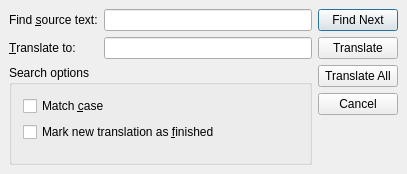
<?xml version="1.0" encoding="UTF-8"?>
<ui version="4.0">
 <comment>*********************************************************************
**
** Copyright (C) 2014 Digia Plc and/or its subsidiary(-ies).
** Contact: http://www.qt-project.org/legal
**
** This file is part of the Qt Linguist of the Qt Toolkit.
**
** $QT_BEGIN_LICENSE:LGPL$
** Commercial License Usage
** Licensees holding valid commercial Qt licenses may use this file in
** accordance with the commercial license agreement provided with the
** Software or, alternatively, in accordance with the terms contained in
** a written agreement between you and Digia.  For licensing terms and
** conditions see http://qt.digia.com/licensing.  For further information
** use the contact form at http://qt.digia.com/contact-us.
**
** GNU Lesser General Public License Usage
** Alternatively, this file may be used under the terms of the GNU Lesser
** General Public License version 2.1 as published by the Free Software
** Foundation and appearing in the file LICENSE.LGPL included in the
** packaging of this file.  Please review the following information to
** ensure the GNU Lesser General Public License version 2.1 requirements
** will be met: http://www.gnu.org/licenses/old-licenses/lgpl-2.1.html.
**
** In addition, as a special exception, Digia gives you certain additional
** rights.  These rights are described in the Digia Qt LGPL Exception
** version 1.1, included in the file LGPL_EXCEPTION.txt in this package.
**
** GNU General Public License Usage
** Alternatively, this file may be used under the terms of the GNU
** General Public License version 3.0 as published by the Free Software
** Foundation and appearing in the file LICENSE.GPL included in the
** packaging of this file.  Please review the following information to
** ensure the GNU General Public License version 3.0 requirements will be
** met: http://www.gnu.org/copyleft/gpl.html.
**
**
** $QT_END_LICENSE$
**
*********************************************************************</comment>
 <class>TranslateDialog</class>
 <widget class="QDialog" name="translateDialog">
  <property name="geometry">
   <rect>
    <x>0</x>
    <y>0</y>
    <width>407</width>
    <height>174</height>
   </rect>
  </property>
  <property name="sizePolicy">
   <sizepolicy hsizetype="Preferred" vsizetype="Maximum">
    <horstretch>0</horstretch>
    <verstretch>0</verstretch>
   </sizepolicy>
  </property>
  <property name="whatsThis">
   <string>This window allows you to search for some text in the translation source file.</string>
  </property>
  <layout class="QHBoxLayout">
   <property name="spacing">
    <number>6</number>
   </property>
   <property name="margin">
    <number>9</number>
   </property>
   <item>
    <layout class="QVBoxLayout">
     <property name="spacing">
      <number>6</number>
     </property>
     <property name="margin">
      <number>0</number>
     </property>
     <item>
      <layout class="QGridLayout">
       <property name="margin">
        <number>0</number>
       </property>
       <property name="spacing">
        <number>6</number>
       </property>
       <item row="1" column="1">
        <widget class="QLineEdit" name="ledTranslateTo">
         <property name="whatsThis">
          <string>Type in the text to search for.</string>
         </property>
        </widget>
       </item>
       <item row="0" column="0">
        <widget class="QLabel" name="findWhat">
         <property name="text">
          <string>Find &amp;source text:</string>
         </property>
         <property name="buddy">
          <cstring>ledFindWhat</cstring>
         </property>
        </widget>
       </item>
       <item row="1" column="0">
        <widget class="QLabel" name="translateTo">
         <property name="text">
          <string>&amp;Translate to:</string>
         </property>
         <property name="buddy">
          <cstring>ledTranslateTo</cstring>
         </property>
        </widget>
       </item>
       <item row="0" column="1">
        <widget class="QLineEdit" name="ledFindWhat">
         <property name="whatsThis">
          <string>Type in the text to search for.</string>
         </property>
        </widget>
       </item>
      </layout>
     </item>
     <item>
      <widget class="QGroupBox" name="groupBox">
       <property name="title">
        <string>Search options</string>
       </property>
       <layout class="QVBoxLayout">
        <item>
         <widget class="QCheckBox" name="ckMatchCase">
          <property name="whatsThis">
           <string>Texts such as 'TeX' and 'tex' are considered as different when checked.</string>
          </property>
          <property name="text">
           <string>Match &amp;case</string>
          </property>
         </widget>
        </item>
        <item>
         <widget class="QCheckBox" name="ckMarkFinished">
          <property name="text">
           <string>Mark new translation as &amp;finished</string>
          </property>
         </widget>
        </item>
        <item>
         <spacer>
          <property name="orientation">
           <enum>Qt::Vertical</enum>
          </property>
          <property name="sizeHint" stdset="0">
           <size>
            <width>20</width>
            <height>40</height>
           </size>
          </property>
         </spacer>
        </item>
       </layout>
      </widget>
     </item>
    </layout>
   </item>
   <item>
    <layout class="QVBoxLayout">
     <property name="spacing">
      <number>6</number>
     </property>
     <property name="margin">
      <number>0</number>
     </property>
     <item>
      <widget class="QPushButton" name="findNxt">
       <property name="whatsThis">
        <string>Click here to find the next occurrence of the text you typed in.</string>
       </property>
       <property name="text">
        <string>Find Next</string>
       </property>
       <property name="default">
        <bool>true</bool>
       </property>
       <property name="flat">
        <bool>false</bool>
       </property>
      </widget>
     </item>
     <item>
      <widget class="QPushButton" name="translate">
       <property name="text">
        <string>Translate</string>
       </property>
      </widget>
     </item>
     <item>
      <widget class="QPushButton" name="translateAll">
       <property name="text">
        <string>Translate All</string>
       </property>
      </widget>
     </item>
     <item>
      <widget class="QPushButton" name="cancel">
       <property name="whatsThis">
        <string>Click here to close this window.</string>
       </property>
       <property name="text">
        <string>Cancel</string>
       </property>
      </widget>
     </item>
     <item>
      <spacer>
       <property name="orientation">
        <enum>Qt::Vertical</enum>
       </property>
       <property name="sizeType">
        <enum>QSizePolicy::Expanding</enum>
       </property>
       <property name="sizeHint" stdset="0">
        <size>
         <width>20</width>
         <height>51</height>
        </size>
       </property>
      </spacer>
     </item>
    </layout>
   </item>
  </layout>
 </widget>
 <layoutdefault spacing="6" margin="11"/>
 <tabstops>
  <tabstop>ledFindWhat</tabstop>
  <tabstop>ledTranslateTo</tabstop>
  <tabstop>findNxt</tabstop>
  <tabstop>translate</tabstop>
  <tabstop>translateAll</tabstop>
  <tabstop>cancel</tabstop>
  <tabstop>ckMatchCase</tabstop>
  <tabstop>ckMarkFinished</tabstop>
 </tabstops>
 <resources/>
 <connections>
  <connection>
   <sender>cancel</sender>
   <signal>clicked()</signal>
   <receiver>translateDialog</receiver>
   <slot>reject()</slot>
   <hints>
    <hint type="sourcelabel">
     <x>360</x>
     <y>132</y>
    </hint>
    <hint type="destinationlabel">
     <x>357</x>
     <y>151</y>
    </hint>
   </hints>
  </connection>
 </connections>
</ui>
